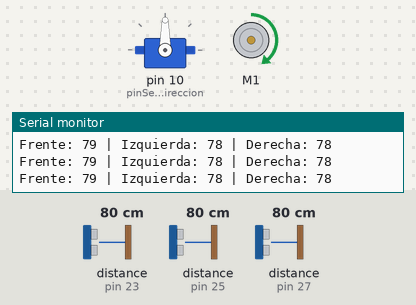
Recording of a sketch running on a simulated Arduino Mega 2560, built with avr-gcc and run on an emulated ATmega2560. Shown: servo, DC motor (green arrow = forward, orange = backward, longer = faster), the last lines printed to the serial monitor. Wiring (inferred from the names in the program): 3 × ultrasonic range finder: trigger pin 22, echo pin 23 / trigger pin 24, echo pin 25 / trigger pin 26, echo pin 27. The test bench sets the inputs (shaded band); at power-on: distance to the obstacle (sensors on pin 23, pin 25, pin 27) 80 cm. The echo pulse lasts 58.3 µs per cm.

Above: at 1.7 s.
1.8 s: distance to the obstacle (sensor on pin 23) set to 61 cm
4.8 s: distance to the obstacle (sensor on pin 23) set to 53 cm
At 5.05 s:
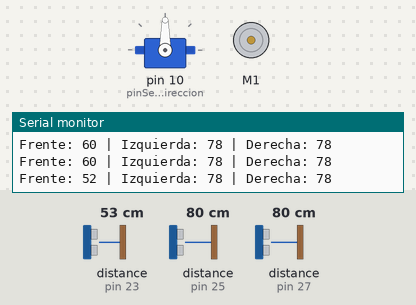
At 6.7 s:
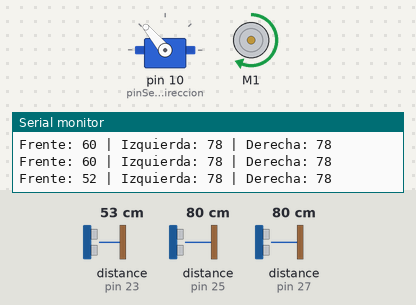
7.8 s: distance to the obstacle (sensor on pin 25) set to 86 cm
At 10.6 s:
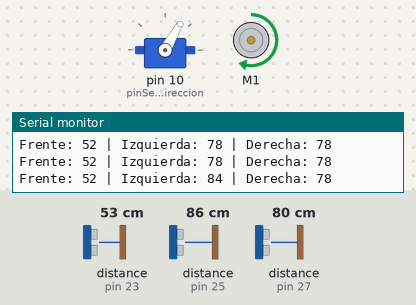
10.8 s: distance to the obstacle (sensor on pin 27) set to 120 cm
13.8 s: distance to the obstacle (sensor on pin 27) set to 2 cm
16.8 s: distance to the obstacle (sensor on pin 23) set to 60 cm
At 18.2 s:
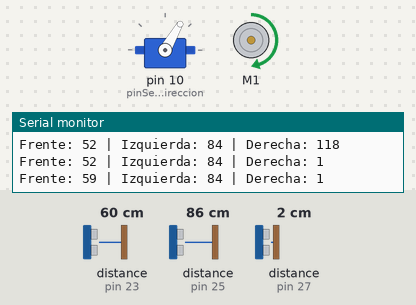
Timing chart, 0 to 20.8 s (numbered marks = the images above; inputs shaded):
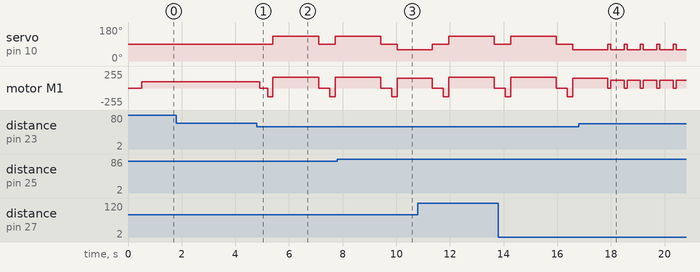

Measured:
- the behaviour switches between 56 and 55 cm on distance to the obstacle (sensor on pin 23) (found by bisection; images 0 and 1)
- the behaviour switches between 80 and 81 cm on distance to the obstacle (sensor on pin 25) (found by bisection; images 2 and 3)
- after the input at 4.8 s, servo on pin 10 (pinServoDireccion): 90° → 130° after 0.60 s, → 90° 1.7 s later, → 130° 0.61 s later; motor M1: forward 95/255 → stopped after 0.10 s, → backward 130/255 0.30 s later, → forward 160/255 0.20 s later, → stopped 1.7 s later, … (6 changes in this stretch)
- after the input at 16.8 s, servo on pin 10 (pinServoDireccion): alternates 90° for 0.11 s and 60° for 0.50 s, starting after 1.2 s

The sketch:

ing07agosto1_copy_20250925215718.ino
```cpp
#include <AFMotor.h>
#include <Servo.h>

// Motores
AF_DCMotor motor1(1); // Motor principal conectado en M1

// Servo para dirección
Servo direccionServo;
int pinServoDireccion = 10;

// Pines de sensores ultrasónicos
#define trigPinFront 22
#define echoPinFront 23
#define trigPinLeft 24
#define echoPinLeft 25
#define trigPinRight 26
#define echoPinRight 27

// Función para medir distancia
long medirDistancia(int trigPin, int echoPin) {
  digitalWrite(trigPin, LOW);
  delayMicroseconds(2);
  digitalWrite(trigPin, HIGH);
  delayMicroseconds(10);
  digitalWrite(trigPin, LOW);
  long duracion = pulseIn(echoPin, HIGH, 25000); // 25 ms timeout
  long distancia = duracion * 0.034 / 2;
  if (distancia == 0 || distancia > 200) distancia = 200;
  return distancia;
}

// Movimiento
void avanzar() {
  motor1.setSpeed(95); // Velocidad reducida para avanzar
  motor1.run(FORWARD);
}

void retrocederLargo() {
  motor1.setSpeed(130);
  motor1.run(BACKWARD);
  delay(200);
  motor1.run(RELEASE);
}

void detener() {
  motor1.run(RELEASE);
}

void girarIzquierda() {
  direccionServo.write(60);
  motor1.setSpeed(150);
  motor1.run(FORWARD);
  delay(1300);
  direccionServo.write(90);
  motor1.run(RELEASE);
}

void girarDerecha() {
  direccionServo.write(130);
  motor1.setSpeed(160);
  motor1.run(FORWARD);
  delay(1700);
  direccionServo.write(90);
  motor1.run(RELEASE);
}

void setup() {
  Serial.begin(9600);
  pinMode(trigPinFront, OUTPUT);
  pinMode(echoPinFront, INPUT);
  pinMode(trigPinLeft, OUTPUT);
  pinMode(echoPinLeft, INPUT);
  pinMode(trigPinRight, OUTPUT);
  pinMode(echoPinRight, INPUT);
  direccionServo.attach(pinServoDireccion);
  direccionServo.write(90); // Dirección recta
  delay(500);

}

void loop() {
  long frente = medirDistancia(trigPinFront, echoPinFront);
  long izquierda = medirDistancia(trigPinLeft, echoPinLeft);
  long derecha = medirDistancia(trigPinRight, echoPinRight);

  Serial.print("Frente: "); Serial.print(frente);
  Serial.print(" | Izquierda: "); Serial.print(izquierda);
  Serial.print(" | Derecha: "); Serial.println(derecha);

  // Detección de callejón sin salida o esquina cerrada
  if (frente < 20 && izquierda < 20 && derecha < 20) {
    detener();
    retrocederLargo();
    girarIzquierda();
    return;
  }

  if (frente < 55) {
    detener();
    delay(300);
    retrocederLargo();
    if (izquierda > derecha) {
      girarIzquierda();
    } else {
      girarDerecha();
    }
  } else {
    // Corrección leve de dirección con retorno al centro
    if (izquierda < 35 && derecha > 36) {
      direccionServo.write(130);
      motor1.setSpeed(120);
      motor1.run(FORWARD);
      delay(500);
      direccionServo.write(90);  // Regresa al centro
       motor1.run(RELEASE);
    } else if (derecha < 30 && izquierda > 31) {
      direccionServo.write(60);
      motor1.setSpeed(120);
      motor1.run(FORWARD);
      delay(500);
      direccionServo.write(90);  // Regresa al centro
       motor1.run(RELEASE);
    } else {
      avanzar();
    }
  }

  delay(100);
}
```
